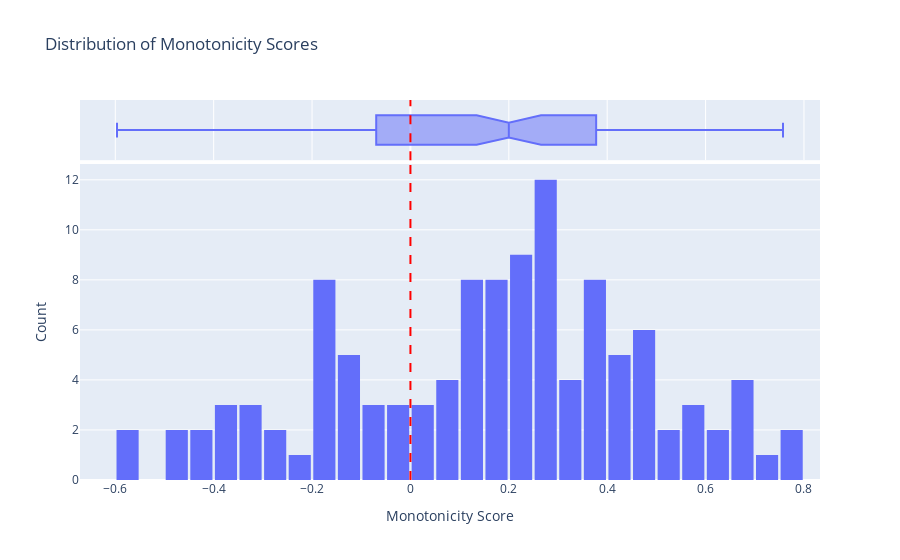

Notebook cell for this chart:
### Code cell
# Analyzing Temporal Trends in GED Scores

# This section analyzes how GED (Graph Edit Distance) scores change over time for different variables.
# We calculate and visualize the monotonicity of these trends to identify which variables show 
# consistent increases or decreases in network influence over the years.

# Key metrics:
# - Monotonicity: Measured using Spearman's rank correlation between years and GED scores.
#   Values range from -1 to 1:
#   * Values close to 1 indicate a strong increasing trend over time
#   * Values close to -1 indicate a strong decreasing trend over time
#   * Values close to 0 indicate no consistent directional trend
# - Absolute monotonicity: The magnitude of the monotonicity score, indicating the strength
#   of the trend regardless of direction.

# Calculate monotonicity for each variable's GED scores over time
monotonicity_df = pd.DataFrame(columns=['Variable', 'Monotonicity'])

for var in all_variables:
    # Get GED scores for this variable
    var_data = ged_df[ged_df['Variable'] == var]
    
    # Extract first year from each Years list and GED scores
    years = var_data['Years'].apply(lambda x: x[0])
    ged_scores = var_data['GED']
    
    # Calculate Spearman correlation between years and GED scores
    # This measures monotonicity - values closer to 1 or -1 indicate stronger trends
    monotonicity = ged_scores.corr(years, method='spearman')
    
    # Add to dataframe
    monotonicity_df = pd.concat([monotonicity_df, pd.DataFrame({
        'Variable': [var],
        'Monotonicity': [monotonicity]
    })], ignore_index=True)

# Filter for negative monotonicity scores and sort by absolute value
negative_trends = monotonicity_df[monotonicity_df['Monotonicity'] < 0].sort_values('Monotonicity')

# Create histogram of monotonicity scores using plotly express
fig = px.histogram(monotonicity_df, 
                  x='Monotonicity',
                  nbins=50,
                  title='Distribution of Monotonicity Scores',
                  labels={'Monotonicity': 'Monotonicity Score'},
                  marginal='box')  # Add box plot on top

# Update layout
fig.update_layout(
    xaxis_title='Monotonicity Score',
    yaxis_title='Count',
    showlegend=False,
    bargap=0.1
)

# Add vertical line at 0 for reference
fig.add_vline(x=0, line_dash="dash", line_color="red")

# Save the figure as HTML
fig.write_html("monotonicity_distribution.html")

fig.show()

# Sort and display variables with strongest monotonic trends (both positive and negative)
top_trends = monotonicity_df.sort_values('Monotonicity', key=abs, ascending=False).head(10)
print("\nTop 10 Variables with Strongest Monotonic Trends:")
print(top_trends)

### Figure 1 — Plotly figure (JSON) as saved in the notebook; plotly's stock layout.template omitted (floating-point values rounded to 4 significant figures)
{"data": [{"alignmentgroup": "True", "bingroup": "x", "hovertemplate": "Monotonicity Score=%{x}<br>count=%{y}<extra></extra>", "legendgroup": "", "marker": {"color": "#636efa", "pattern": {"shape": ""}}, "name": "", "nbinsx": 50, "offsetgroup": "", "orientation": "v", "showlegend": false, "type": "histogram", "x": [0.433, 0.1043, -0.4383, -0.4626, -0.5965, -0.3643, -0.58, 0.07784, 0.2466, 0.2353, -0.1661, -0.3383, -0.3383, 0.48, 0.6059, 0.3574, 0.1104, 0.7165, 0.4974, 0.11, 0.2727, 0.2161, 0.2161, -0.06957, 0.05391, 0.587, 0.2809, -0.03565, -0.1217, -0.347, 0.04522, -0.1583, -0.2539, -0.1344, -0.24, -0.2713, -0.4061, -0.1918, 0.4435, 0.6896, 0.1017, -0.03652, 0.1692, 0.0008696, 0.1122, -0.1426, 0.4165, -0.3765, 0.2939, -0.006087, 0.66, 0.287, 0.1909, 0.2022, 0.2817, 0.4, 0.6496, 0.14, 0.3318, -0.1087, 0.03826, 0.1878, -0.18, 0.5391, -0.4548, 0.3435, 0.4788, 0.3414, -0.1739, 0.4771, 0.1592, 0.0848, 0.4904, 0.6557, 0.7513, 0.3974, 0.68, 0.5948, 0.5487, 0.3817, 0.3661, 0.3661, 0.3814, -0.06957, 0.3513, 0.1348, 0.1348, 0.1652, 0.08741, 0.1944, -0.1191, 0.4, 0.3922, 0.4836, 0.5696, 0.2174, 0.7574, -0.05784, -0.1861, -0.1704, -0.1704, 0.3209, -0.3574, 0.187, 0.187, 0.2, 0.2, 0.2, 0.2678, 0.2609, 0.2583, 0.2583, 0.2583, 0.2583, 0.2583], "xaxis": "x", "yaxis": "y"}, {"alignmentgroup": "True", "hovertemplate": "Monotonicity Score=%{x}<extra></extra>", "legendgroup": "", "marker": {"color": "#636efa"}, "name": "", "notched": true, "offsetgroup": "", "showlegend": false, "type": "box", "x": [0.433, 0.1043, -0.4383, -0.4626, -0.5965, -0.3643, -0.58, 0.07784, 0.2466, 0.2353, -0.1661, -0.3383, -0.3383, 0.48, 0.6059, 0.3574, 0.1104, 0.7165, 0.4974, 0.11, 0.2727, 0.2161, 0.2161, -0.06957, 0.05391, 0.587, 0.2809, -0.03565, -0.1217, -0.347, 0.04522, -0.1583, -0.2539, -0.1344, -0.24, -0.2713, -0.4061, -0.1918, 0.4435, 0.6896, 0.1017, -0.03652, 0.1692, 0.0008696, 0.1122, -0.1426, 0.4165, -0.3765, 0.2939, -0.006087, 0.66, 0.287, 0.1909, 0.2022, 0.2817, 0.4, 0.6496, 0.14, 0.3318, -0.1087, 0.03826, 0.1878, -0.18, 0.5391, -0.4548, 0.3435, 0.4788, 0.3414, -0.1739, 0.4771, 0.1592, 0.0848, 0.4904, 0.6557, 0.7513, 0.3974, 0.68, 0.5948, 0.5487, 0.3817, 0.3661, 0.3661, 0.3814, -0.06957, 0.3513, 0.1348, 0.1348, 0.1652, 0.08741, 0.1944, -0.1191, 0.4, 0.3922, 0.4836, 0.5696, 0.2174, 0.7574, -0.05784, -0.1861, -0.1704, -0.1704, 0.3209, -0.3574, 0.187, 0.187, 0.2, 0.2, 0.2, 0.2678, 0.2609, 0.2583, 0.2583, 0.2583, 0.2583, 0.2583], "xaxis": "x2", "yaxis": "y2"}], "layout": {"bargap": 0.1, "barmode": "relative", "legend": {"tracegroupgap": 0}, "shapes": [{"line": {"color": "red", "dash": "dash"}, "type": "line", "x0": 0, "x1": 0, "xref": "x", "y0": 0, "y1": 1, "yref": "y domain"}, {"line": {"color": "red", "dash": "dash"}, "type": "line", "x0": 0, "x1": 0, "xref": "x2", "y0": 0, "y1": 1, "yref": "y2 domain"}], "showlegend": false, "title": {"text": "Distribution of Monotonicity Scores"}, "xaxis": {"anchor": "y", "domain": [0, 1], "title": {"text": "Monotonicity Score"}}, "xaxis2": {"anchor": "y2", "domain": [0, 1], "matches": "x", "showgrid": true, "showticklabels": false}, "yaxis": {"anchor": "x", "domain": [0, 0.8316], "title": {"text": "Count"}}, "yaxis2": {"anchor": "x2", "domain": [0.8416, 1], "matches": "y2", "showgrid": false, "showline": false, "showticklabels": false, "ticks": ""}}}
